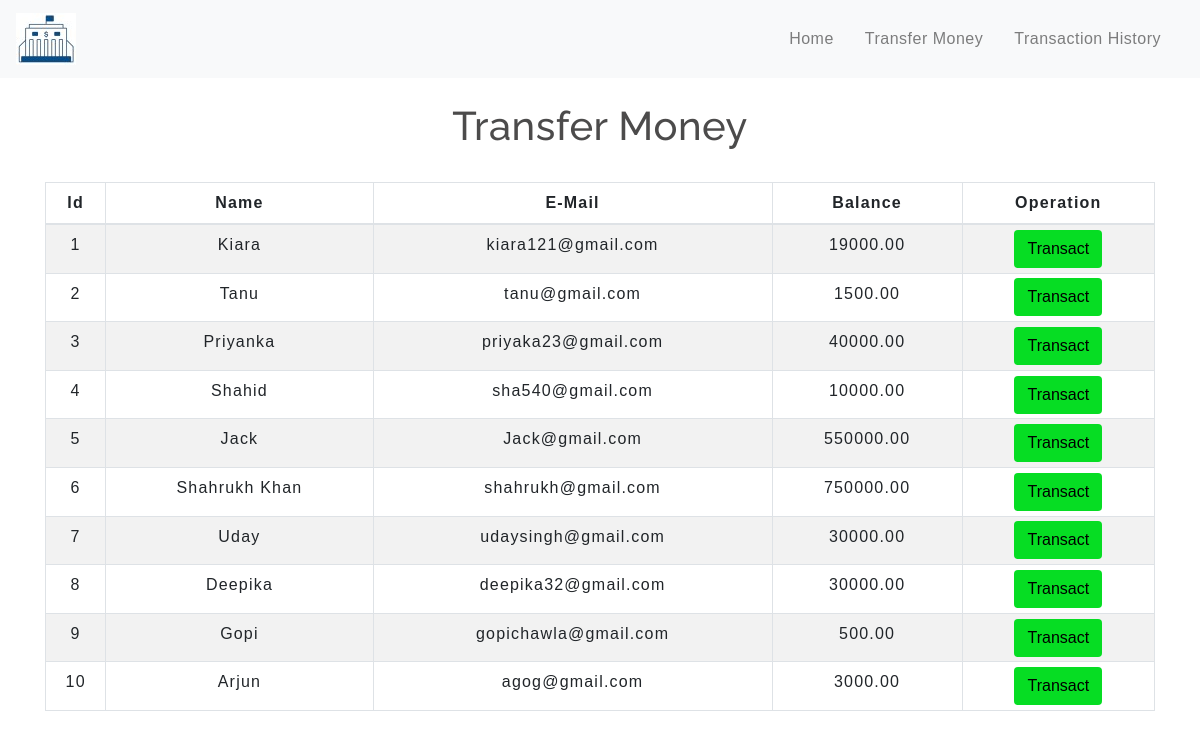
The page /transfer_money.php on the database its author committed.
### tables this page shows
CREATE TABLE `users` (
  `user_id` int(11) NOT NULL,
  `Account Number` int(11) NOT NULL,
  `Name` varchar(255) NOT NULL,
  `Email` varchar(255) NOT NULL,
  `Current Balance` decimal(10,2) DEFAULT 0.00
);

### transfer_money.php (the view, shortened to what this page needs)
<!DOCTYPE html>
<html lang="en">
<head>
    <link rel="stylesheet" href="https://maxcdn.bootstrapcdn.com/bootstrap/4.0.0/css/bootstrap.min.css">
    <link rel="stylesheet" type="text/css" href="css/table.css">
    <link rel="stylesheet" type="text/css" href="css/navbar.css">
</head>
<body>
<?php
    include 'includes/config.php';
    $sql = "SELECT * FROM users";
    $result = mysqli_query($conn,$sql);
?>
<?php
  include 'navbar.php';
?>
<div class="container">
    <h2 class="text-center pt-4">Transfer Money</h2>
    <br>
        <div class="row">
            <div class="col">
                <div class="table-responsive-sm">
                    <table class="table table-hover table-sm table-striped table-condensed table-bordered">
                        <thead>
                            <tr>
                            <th scope="col" class="text-center py-2">Id</th>
                            <th scope="col" class="text-center py-2">Name</th>
                            <th scope="col" class="text-center py-2">E-Mail</th>
                            <th scope="col" class="text-center py-2">Balance</th>
                            <th scope="col" class="text-center py-2">Operation</th>
                            </tr>
                        </thead>
                        <tbody>
                        <?php
                            while($rows=mysqli_fetch_assoc($result)){
                        ?>
                            <tr>
                            <td class="py-2"><?php echo $rows['user_id'] ?></td>
                            <td class="py-2"><?php echo $rows['Name']?></td>
                            <td class="py-2"><?php echo $rows['Email']?></td>
                            <td class="py-2"><?php echo $rows['Current Balance']?></td>
                            <td><a href="selecteduserdetail.php?id=<?php echo $rows['user_id'];?>"> <button type="button" class="btn">Transact</button></a></td>
                            </tr>
                        <?php
                        }
                        ?>
                        </tbody>
                    </table>
                </div>
            </div>
        </div>
</div>
</body>
</html>

### navbar.php (shortened to what this page needs)
<nav class="navbar navbar-expand-md navbar-light bg-light">
    <a class="navbar-brand" href="index.php"><div> <img src="img/logo2.jpg" class="img-fluid"></div></a>
    <div class="collapse navbar-collapse" id="collapsibleNavbar">
          <ul class="navbar-nav ml-auto">
            <li class="nav-item">
              <a class="nav-link" href="index.php">Home</a>
            </li>
            <li class="nav-item">
              <a class="nav-link" href="transfermoney.php">Transfer Money</a>
            </li>
            <li class="nav-item">
              <a class="nav-link" href="transactionhistory.php">Transaction History</a>
            </li>
    </div>
  </nav>

### Css/table.css (style rules this page uses)
* { padding: 0; margin: 0; box-sizing: border-box; font-family: sans-serif; }
h2 { font-size: 40px; }
table { letter-spacing: 1.2px; }
td { text-align: center; }
button { border:none; background: #06dd23; transition: 1s; }

### Css/navbar.css (style rules this page uses)
.nav-link { margin-right: 15px; color:rgb(7, 7, 7); letter-spacing: 0.5px; transition: 0.5s; }
.navbar-brand { color: #3a2525; letter-spacing: 0.5px; }
h2 { color: #4C4B4B; letter-spacing: 0.5px; font-family: raleway; }

### transfer_money.php (style rules this page uses)
button { transition: 1.5s; }

### rows shown on the page
users: user "1", Name "Kiara", Email "kiara121@gmail.com", Current Balance "19000.00"
users: user "2", Name "Tanu", Email "tanu@gmail.com", Current Balance "1500.00"
users: user "3", Name "Priyanka", Email "priyaka23@gmail.com", Current Balance "40000.00"
users: user "4", Name "Shahid", Email "sha540@gmail.com", Current Balance "10000.00"
users: user "5", Name "Jack", Email "Jack@gmail.com", Current Balance "550000.00"
users: user "6", Name "Shahrukh Khan", Email "shahrukh@gmail.com", Current Balance "750000.00"
users: user "7", Name "Uday", Email "udaysingh@gmail.com", Current Balance "30000.00"
users: user "8", Name "Deepika", Email "deepika32@gmail.com", Current Balance "30000.00"
users: user "9", Name "Gopi", Email "gopichawla@gmail.com", Current Balance "500.00"
users: user "10", Name "Arjun", Email "agog@gmail.com", Current Balance "3000.00"
